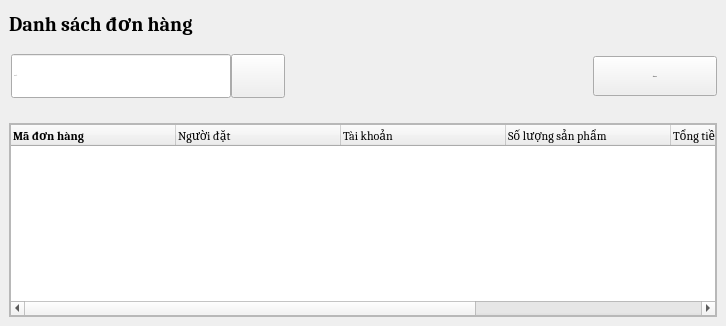
         <widget class="QWidget" name="order_category">
          <layout class="QGridLayout" name="gridLayout_8">
           <property name="leftMargin">
            <number>0</number>
           </property>
           <property name="topMargin">
            <number>0</number>
           </property>
           <property name="rightMargin">
            <number>0</number>
           </property>
           <property name="bottomMargin">
            <number>0</number>
           </property>
           <property name="spacing">
            <number>0</number>
           </property>
           <item row="0" column="0">
            <widget class="QWidget" name="userContainer" native="true">
             <layout class="QGridLayout" name="gridLayout_10">
              <property name="leftMargin">
               <number>0</number>
              </property>
              <property name="topMargin">
               <number>0</number>
              </property>
              <property name="rightMargin">
               <number>0</number>
              </property>
              <property name="bottomMargin">
               <number>0</number>
              </property>
              <item row="0" column="0">
               <widget class="QWidget" name="titleContainer" native="true">
                <property name="minimumSize">
                 <size>
                  <width>0</width>
                  <height>0</height>
                 </size>
                </property>
                <layout class="QGridLayout" name="gridLayout_12">
                 <item row="0" column="0">
                  <widget class="QWidget" name="widget_4" native="true">
                   <layout class="QVBoxLayout" name="verticalLayout_6">
                    <property name="spacing">
                     <number>0</number>
                    </property>
                    <property name="leftMargin">
                     <number>0</number>
                    </property>
                    <property name="topMargin">
                     <number>0</number>
                    </property>
                    <property name="rightMargin">
                     <number>0</number>
                    </property>
                    <property name="bottomMargin">
                     <number>10</number>
                    </property>
                    <item>
                     <widget class="QLabel" name="label">
                      <property name="font">
                       <font>
                        <family>Cambria</family>
                        <pointsize>15</pointsize>
                        <bold>true</bold>
                       </font>
                      </property>
                      <property name="text">
                       <string>Danh sách đơn hàng</string>
                      </property>
                     </widget>
                    </item>
                   </layout>
                  </widget>
                 </item>
                 <item row="1" column="0">
                  <widget class="QWidget" name="widget_2" native="true">
                   <layout class="QHBoxLayout" name="horizontalLayout_6">
                    <property name="spacing">
                     <number>0</number>
                    </property>
                    <property name="leftMargin">
                     <number>0</number>
                    </property>
                    <property name="topMargin">
                     <number>0</number>
                    </property>
                    <property name="rightMargin">
                     <number>0</number>
                    </property>
                    <property name="bottomMargin">
                     <number>0</number>
                    </property>
                    <item>
                     <widget class="QWidget" name="searchBoxContainer_4" native="true">
                      <layout class="QHBoxLayout" name="horizontalLayout_5">
                       <property name="spacing">
                        <number>0</number>
                       </property>
                       <property name="leftMargin">
                        <number>0</number>
                       </property>
                       <property name="topMargin">
                        <number>1</number>
                       </property>
                       <property name="rightMargin">
                        <number>0</number>
                       </property>
                       <property name="bottomMargin">
                        <number>1</number>
                       </property>
                       <item>
                        <layout class="QHBoxLayout" name="searchBox">
                         <property name="spacing">
                          <number>0</number>
                         </property>
                         <property name="leftMargin">
                          <number>2</number>
                         </property>
                         <item>
                          <widget class="QLineEdit" name="search_input_order">
                           <property name="minimumSize">
                            <size>
                             <width>220</width>
                             <height>44</height>
                            </size>
                           </property>
                           <property name="font">
                            <font>
                             <family>Cambria</family>
                             <pointsize>-1</pointsize>
                            </font>
                           </property>
                           <property name="placeholderText">
                            <string>Search...</string>
                           </property>
                          </widget>
                         </item>
                         <item>
                          <widget class="QPushButton" name="search_btn_order">
                           <property name="sizePolicy">
                            <sizepolicy hsizetype="Preferred" vsizetype="Preferred">
                             <horstretch>0</horstretch>
                             <verstretch>0</verstretch>
                            </sizepolicy>
                           </property>
                           <property name="minimumSize">
                            <size>
                             <width>54</width>
                             <height>40</height>
                            </size>
                           </property>
                           <property name="maximumSize">
                            <size>
                             <width>40</width>
                             <height>16777215</height>
                            </size>
                           </property>
                           <property name="cursor">
                            <cursorShape>PointingHandCursor</cursorShape>
                           </property>
                           <property name="text">
                            <string/>
                           </property>
                           <property name="icon">
                            <iconset resource="../resource.qrc">
                             <normaloff>:/icon/resources/icon/search-13-48.ico</normaloff>:/icon/resources/icon/search-13-48.ico</iconset>
                           </property>
                          </widget>
                         </item>
                        </layout>
                       </item>
                      </layout>
                     </widget>
                    </item>
                    <item>
                     <spacer name="horizontalSpacer_5">
                      <property name="orientation">
                       <enum>Qt::Horizontal</enum>
                      </property>
                      <property name="sizeHint" stdset="0">
                       <size>
                        <width>308</width>
                        <height>20</height>
                       </size>
                      </property>
                     </spacer>
                    </item>
                    <item>
                     <widget class="QWidget" name="widget_8" native="true">
                      <property name="minimumSize">
                       <size>
                        <width>100</width>
                        <height>0</height>
                       </size>
                      </property>
                      <layout class="QVBoxLayout" name="verticalLayout_12">
                       <property name="spacing">
                        <number>0</number>
                       </property>
                       <property name="leftMargin">
                        <number>0</number>
                       </property>
                       <property name="topMargin">
                        <number>0</number>
                       </property>
                       <property name="rightMargin">
                        <number>0</number>
                       </property>
                       <property name="bottomMargin">
                        <number>0</number>
                       </property>
                       <item>
                        <widget class="QPushButton" name="btn_add_order">
                         <property name="minimumSize">
                          <size>
                           <width>124</width>
                           <height>40</height>
                          </size>
                         </property>
                         <property name="font">
                          <font>
                           <family>Cambria</family>
                           <pointsize>-1</pointsize>
                          </font>
                         </property>
                         <property name="cursor">
                          <cursorShape>PointingHandCursor</cursorShape>
                         </property>
                         <property name="text">
                          <string>Thêm mới</string>
                         </property>
                         <property name="icon">
                          <iconset resource="../resource.qrc">
                           <normaloff>:/icon/resources/icon/plus-solid.svg</normaloff>:/icon/resources/icon/plus-solid.svg</iconset>
                         </property>
                         <property name="autoRepeatInterval">
                          <number>100</number>
                         </property>
                        </widget>
                       </item>
                      </layout>
                     </widget>
                    </item>
                   </layout>
                  </widget>
                 </item>
                </layout>
               </widget>
              </item>
              <item row="1" column="0">
               <widget class="QWidget" name="tableContainer" native="true">
                <property name="sizePolicy">
                 <sizepolicy hsizetype="Preferred" vsizetype="Preferred">
                  <horstretch>0</horstretch>
                  <verstretch>0</verstretch>
                 </sizepolicy>
                </property>
                <layout class="QGridLayout" name="gridLayout_11">
                 <item row="0" column="0">
                  <widget class="QFrame" name="tableUserContainer">
                   <property name="frameShape">
                    <enum>QFrame::StyledPanel</enum>
                   </property>
                   <property name="frameShadow">
                    <enum>QFrame::Raised</enum>
                   </property>
                   <layout class="QGridLayout" name="gridLayout_9">
                    <property name="leftMargin">
                     <number>0</number>
                    </property>
                    <property name="topMargin">
                     <number>0</number>
                    </property>
                    <property name="rightMargin">
                     <number>0</number>
                    </property>
                    <property name="bottomMargin">
                     <number>0</number>
                    </property>
                    <property name="spacing">
                     <number>0</number>
                    </property>
                    <item row="0" column="0">
                     <widget class="QTableWidget" name="table_order">
                      <property name="enabled">
                       <bool>true</bool>
                      </property>
                      <property name="sizePolicy">
                       <sizepolicy hsizetype="Expanding" vsizetype="Expanding">
                        <horstretch>0</horstretch>
                        <verstretch>0</verstretch>
                       </sizepolicy>
                      </property>
                      <property name="font">
                       <font>
                        <family>Cambria</family>
                       </font>
                      </property>
                      <property name="cursor" stdset="0">
                       <cursorShape>PointingHandCursor</cursorShape>
                      </property>
                      <property name="focusPolicy">
                       <enum>Qt::NoFocus</enum>
                      </property>
                      <property name="acceptDrops">
                       <bool>false</bool>
                      </property>
                      <property name="frameShape">
                       <enum>QFrame::StyledPanel</enum>
                      </property>
                      <property name="frameShadow">
                       <enum>QFrame::Sunken</enum>
                      </property>
                      <property name="horizontalScrollBarPolicy">
                       <enum>Qt::ScrollBarAsNeeded</enum>
                      </property>
                      <property name="sizeAdjustPolicy">
                       <enum>QAbstractScrollArea::AdjustIgnored</enum>
                      </property>
                      <property name="autoScroll">
                       <bool>true</bool>
                      </property>
                      <property name="showDropIndicator" stdset="0">
                       <bool>true</bool>
                      </property>
                      <property name="dragEnabled">
                       <bool>false</bool>
                      </property>
                      <property name="alternatingRowColors">
                       <bool>false</bool>
                      </property>
                      <property name="selectionMode">
                       <enum>QAbstractItemView::SingleSelection</enum>
                      </property>
                      <property name="selectionBehavior">
                       <enum>QAbstractItemView::SelectRows</enum>
                      </property>
                      <property name="iconSize">
                       <size>
                        <width>0</width>
                        <height>0</height>
                       </size>
                      </property>
                      <property name="textElideMode">
                       <enum>Qt::ElideRight</enum>
                      </property>
                      <property name="verticalScrollMode">
                       <enum>QAbstractItemView::ScrollPerItem</enum>
                      </property>
                      <property name="horizontalScrollMode">
                       <enum>QAbstractItemView::ScrollPerItem</enum>
                      </property>
                      <property name="showGrid">
                       <bool>false</bool>
                      </property>
                      <property name="gridStyle">
                       <enum>Qt::NoPen</enum>
                      </property>
                      <property name="sortingEnabled">
                       <bool>false</bool>
                      </property>
                      <property name="rowCount">
                       <number>0</number>
                      </property>
                      <property name="columnCount">
                       <number>6</number>
                      </property>
                      <attribute name="horizontalHeaderVisible">
                       <bool>true</bool>
                      </attribute>
                      <attribute name="horizontalHeaderCascadingSectionResizes">
                       <bool>false</bool>
                      </attribute>
                      <attribute name="horizontalHeaderMinimumSectionSize">
                       <number>57</number>
                      </attribute>
                      <attribute name="horizontalHeaderDefaultSectionSize">
                       <number>165</number>
                      </attribute>
                      <attribute name="horizontalHeaderHighlightSections">
                       <bool>true</bool>
                      </attribute>
                      <attribute name="horizontalHeaderShowSortIndicator" stdset="0">
                       <bool>false</bool>
                      </attribute>
                      <attribute name="horizontalHeaderStretchLastSection">
                       <bool>true</bool>
                      </attribute>
                      <attribute name="verticalHeaderVisible">
                       <bool>false</bool>
                      </attribute>
                      <attribute name="verticalHeaderCascadingSectionResizes">
                       <bool>false</bool>
                      </attribute>
                      <attribute name="verticalHeaderMinimumSectionSize">
                       <number>21</number>
                      </attribute>
                      <attribute name="verticalHeaderDefaultSectionSize">
                       <number>40</number>
                      </attribute>
                      <attribute name="verticalHeaderHighlightSections">
                       <bool>true</bool>
                      </attribute>
                      <attribute name="verticalHeaderShowSortIndicator" stdset="0">
                       <bool>false</bool>
                      </attribute>
                      <attribute name="verticalHeaderStretchLastSection">
                       <bool>false</bool>
                      </attribute>
                      <column>
                       <property name="text">
                        <string>Mã đơn hàng</string>
                       </property>
                       <property name="font">
                        <font>
                         <bold>true</bold>
                        </font>
                       </property>
                       <property name="textAlignment">
                        <set>AlignLeading|AlignVCenter</set>
                       </property>
                      </column>
                      <column>
                       <property name="text">
                        <string>Người đặt</string>
                       </property>
                       <property name="font">
                        <font>
                         <family>Cambria</family>
                        </font>
                       </property>
                       <property name="textAlignment">
                        <set>AlignLeading|AlignVCenter</set>
                       </property>
                      </column>
                      <column>
                       <property name="text">
                        <string>Tài khoản</string>
                       </property>
                       <property name="font">
                        <font>
                         <family>Cambria</family>
                        </font>
                       </property>
                       <property name="textAlignment">
                        <set>AlignLeading|AlignVCenter</set>
                       </property>
                      </column>
                      <column>
                       <property name="text">
                        <string>Số lượng sản phẩm</string>
                       </property>
                       <property name="font">
                        <font>
                         <family>Cambria</family>
                        </font>
                       </property>
                       <property name="textAlignment">
                        <set>AlignLeading|AlignVCenter</set>
                       </property>
                      </column>
                      <column>
                       <property name="text">
                        <string>Tổng tiền</string>
                       </property>
                       <property name="font">
                        <font>
                         <family>Cambria</family>
                        </font>
                       </property>
                       <property name="textAlignment">
                        <set>AlignLeading|AlignVCenter</set>
                       </property>
                      </column>
                      <column>
                       <property name="text">
                        <string>Thao tác</string>
                       </property>
                       <property name="font">
                        <font>
                         <family>Cambria</family>
                        </font>
                       </property>
                       <property name="textAlignment">
                        <set>AlignLeading|AlignVCenter</set>
                       </property>
                      </column>
                     </widget>
                    </item>
                   </layout>
                  </widget>
                 </item>
                </layout>
               </widget>
              </item>
             </layout>
            </widget>
           </item>
          </layout>
         </widget>
